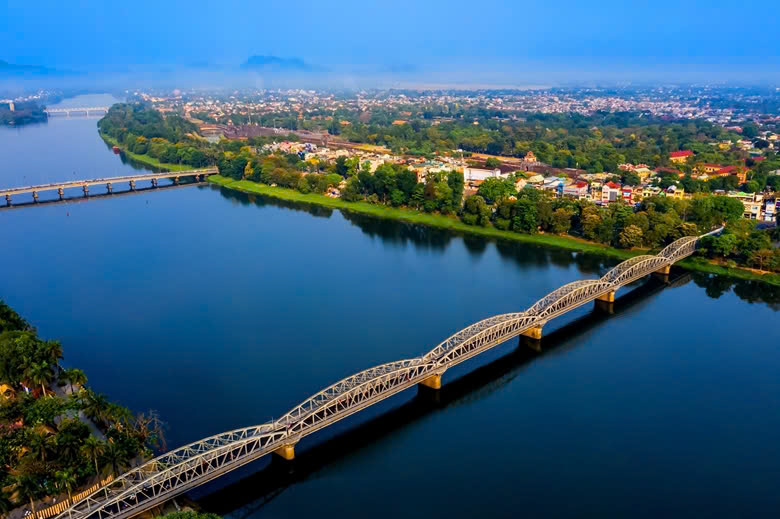
#> input picture hue.jpg, 780 x 519 px, found by its file name
$ python docanh.py
#> lines starting #> are read from the running program, lines starting #| are printed output that depends on the picture
import numpy as np
from skimage import io
from matplotlib import pyplot as plt
imgPath = "F:\HMUD\hocmay\hue.jpg"
img = io.imread(imgPath)
#> img is the input picture: shape (519, 780, 3); mean R, G, B 55.9, 94.8, 121
# in kich thuoc anh mau
print(img.shape)
#| (519, 780, 3)

print(("Ma tran anh mau"))
print(img)
#> (printed output is left out)
print("Lay ma tran anh red")
imgRed= img[:,:,0]
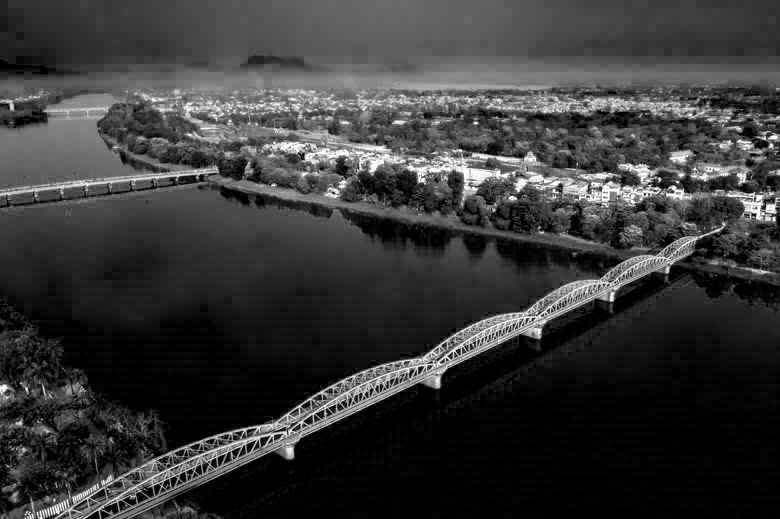
#> imgRed: shape (519, 780); min 0, max 255, mean 55.9
print("gia tri ma tran anh red")
print(imgRed)
#> (printed output is left out)
#> (the run stopped early here; a loop or call above may not have finished)
